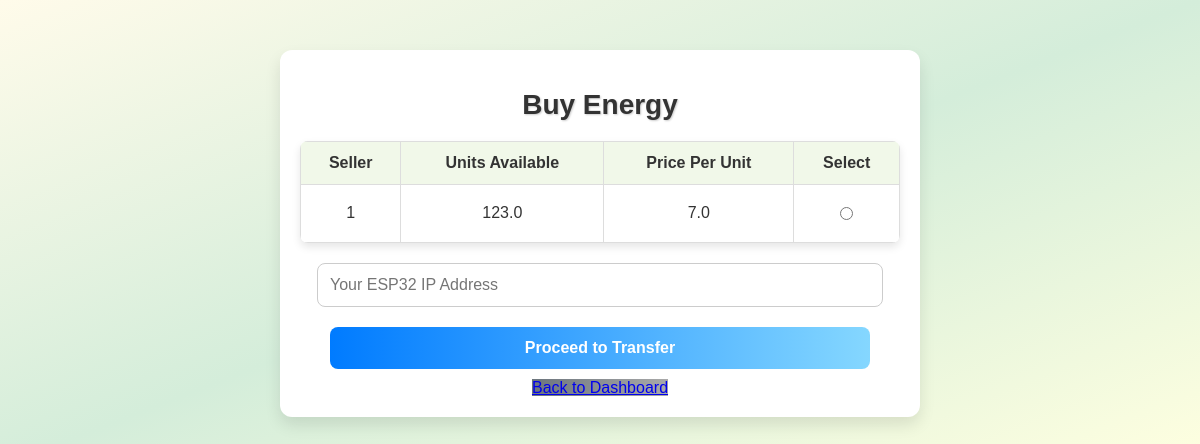
/buy (signed in), run on an earlier commit of the app's database.
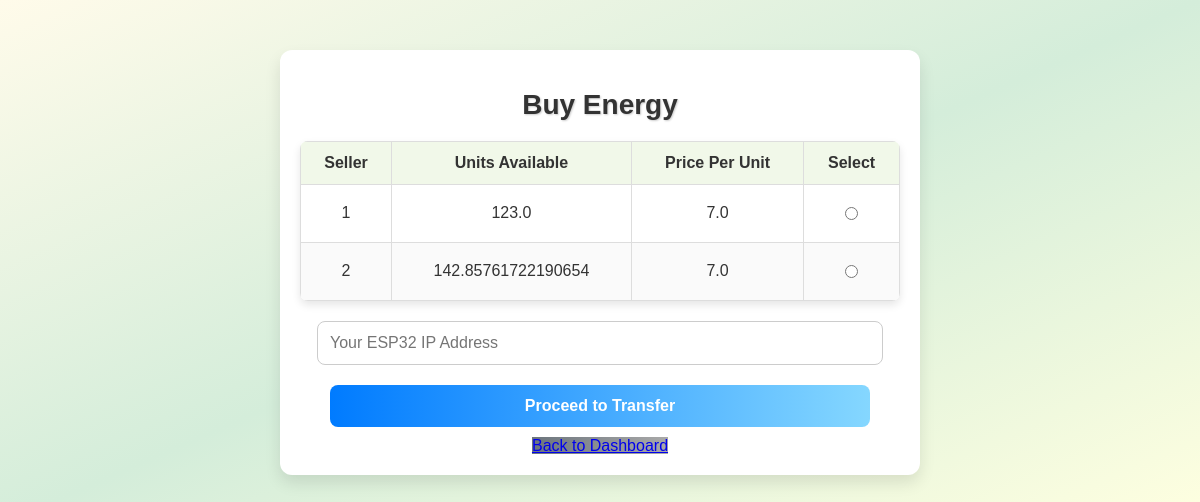
And on a later commit of the database.
### app.py (models this page shows)
class Listing(db.Model):
    id = db.Column(db.Integer, primary_key=True)
    user_id = db.Column(db.Integer, db.ForeignKey('user.id'), nullable=False)
    units = db.Column(db.Float, nullable=False)
    price_per_unit = db.Column(db.Float, nullable=False)
    esp32_ip = db.Column(db.String(50), nullable=False)

### app.py (the view, shortened to what this page needs)
@app.route('/buy', methods=['GET', 'POST'])
def buy():
    if 'user_id' not in session:
        return redirect(url_for('login'))
    listings = Listing.query.all()
    return render_template('buy.html', listings=listings)

### templates/buy.html (shortened to what this page needs)
<!DOCTYPE html>
<html lang="en">
<head>
    <link rel="stylesheet" href="{{ url_for('static', filename='css/style1.css') }}">
</head>
<body>
    <div class="container">
        <h1>Buy Energy</h1>
        <form method="POST">
            <table>
                <thead>
                    <tr>
                        <th>Seller</th>
                        <th>Units Available</th>
                        <th>Price Per Unit</th>
                        <th>Select</th>
                    </tr>
                </thead>
                <tbody>
                    {% for listing in listings %}
                    <tr>
                        <td>{{ listing.user_id }}</td>
                        <td>{{ listing.units }}</td>
                        <td>{{ listing.price_per_unit }}</td>
                        <td><input type="radio" name="seller_id" value="{{ listing.id }}" required></td>
                    </tr>
                    {% endfor %}
                </tbody>
            </table>
            <input type="text" name="buyer_ip" placeholder="Your ESP32 IP Address" required>
            <button type="submit" class="btn">Proceed to Transfer</button>
        </form>
        <a href="{{ url_for('dashboard') }}" class="btn-secondary">Back to Dashboard</a>
    </div>
</body>
</html>

### static/css/style1.css (style rules this page uses)
body { font-family: Arial, sans-serif; margin: 0; padding: 0; background: linear-gradient(to bottom right, #fffbea, #d4edda, #ffffe0); color: #333; }
.container { width: 90%; max-width: 600px; margin: 50px auto; padding: 20px; background: white; box-shadow: 0 8px 16px rgba(0, 0, 0, 0.1); border-radius: 12px; text-align: center; }
h1 { font-size: 28px; margin-bottom: 20px; color: #333; text-shadow: 1px 1px 2px rgba(0, 0, 0, 0.2); }
form input, form button { width: 90%; padding: 12px; margin: 10px auto; border: 1px solid #ccc; border-radius: 8px; font-size: 16px; display: block; }
form button { background: linear-gradient(to right, #28a745, #81c784); color: white; border: none; cursor: pointer; font-weight: bold; transition: transform 0.3s ease, background-color 0.3s ease; }
.btn { display: inline-block; padding: 12px 24px; margin: 10px auto; background: linear-gradient(to right, #007bff, #85d7ff); color: white; text-decoration: none; border-radius: 8px; font-size: 16px; font-weight: bold; transition: transform 0.3s ease, background-color 0.3s ease; }
.btn-secondary { background: linear-gradient(to right, #6c757d, #a9a9a9); }
table { width: 100%; border-collapse: collapse; margin: 20px 0; background: white; box-shadow: 0 4px 8px rgba(0, 0, 0, 0.1); border-radius: 8px; overflow: hidden; }
table th, table td { padding: 12px; border: 1px solid #ddd; text-align: center; }
table th { background: #f1f8e9; color: #333; font-weight: bold; }
table tr:nth-child(even) { background: #fafafa; }

What changed in the data, as far as the page shows it:
added Listing: user_id "2", units "142.85761722190654", price_per_unit "7.0"
